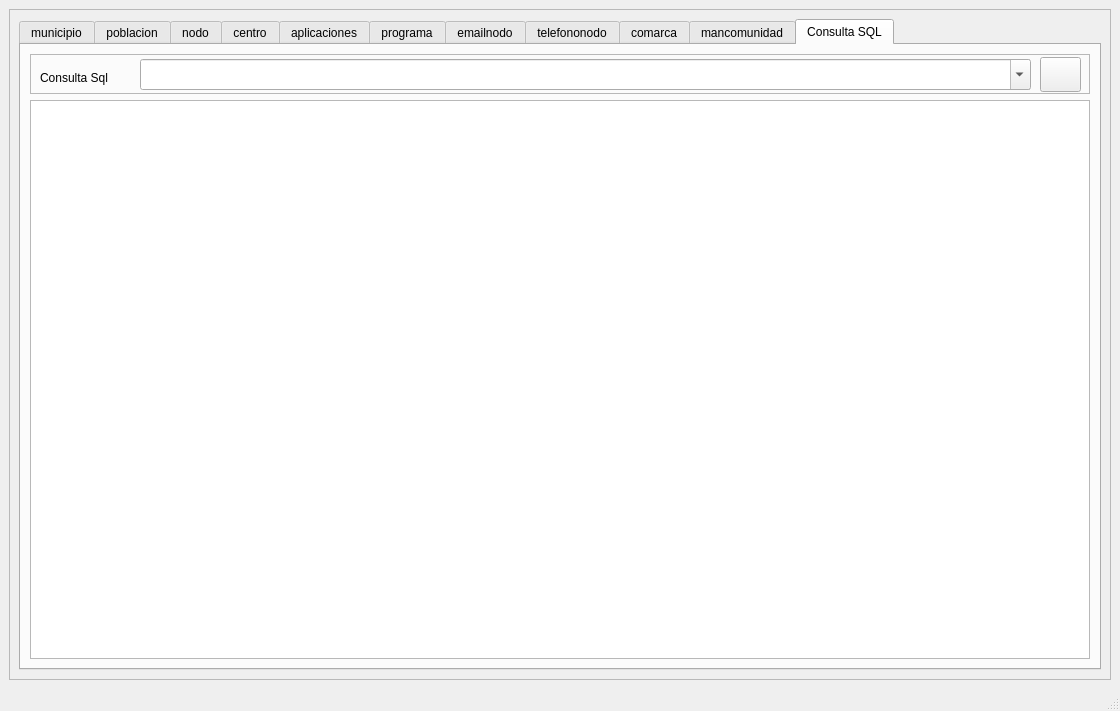
<?xml version="1.0" encoding="UTF-8"?>
<ui version="4.0">
 <class>BaseDatos</class>
 <widget class="QMainWindow" name="BaseDatos">
  <property name="geometry">
   <rect>
    <x>0</x>
    <y>0</y>
    <width>1120</width>
    <height>711</height>
   </rect>
  </property>
  <property name="windowTitle">
   <string>Tablas de la DB</string>
  </property>
  <widget class="QWidget" name="centralwidget">
   <layout class="QGridLayout" name="gridLayout_3">
    <item row="0" column="0">
     <widget class="QScrollArea" name="scrollArea">
      <property name="widgetResizable">
       <bool>true</bool>
      </property>
      <widget class="QWidget" name="scrollAreaWidgetContents">
       <property name="geometry">
        <rect>
         <x>0</x>
         <y>0</y>
         <width>1100</width>
         <height>650</height>
        </rect>
       </property>
       <layout class="QGridLayout" name="gridLayout_2">
        <item row="0" column="0">
         <widget class="QTabWidget" name="tablas">
          <property name="currentIndex">
           <number>10</number>
          </property>
          <widget class="QWidget" name="municipio">
           <attribute name="title">
            <string>municipio</string>
           </attribute>
           <layout class="QGridLayout" name="gridLayout_13">
            <item row="0" column="0">
             <widget class="QTableView" name="tableView_municipio"/>
            </item>
           </layout>
          </widget>
          <widget class="QWidget" name="poblacion">
           <attribute name="title">
            <string>poblacion</string>
           </attribute>
           <layout class="QGridLayout" name="gridLayout_12">
            <item row="0" column="0">
             <widget class="QTableView" name="tableView_poblacion"/>
            </item>
           </layout>
          </widget>
          <widget class="QWidget" name="nodo">
           <attribute name="title">
            <string>nodo</string>
           </attribute>
           <layout class="QGridLayout" name="gridLayout_11">
            <item row="0" column="0">
             <widget class="QTableView" name="tableView_nodo"/>
            </item>
           </layout>
          </widget>
          <widget class="QWidget" name="centro">
           <attribute name="title">
            <string>centro</string>
           </attribute>
           <layout class="QGridLayout" name="gridLayout_10">
            <item row="0" column="0">
             <widget class="QTableView" name="tableView_centro"/>
            </item>
           </layout>
          </widget>
          <widget class="QWidget" name="aplicaciones">
           <attribute name="title">
            <string>aplicaciones</string>
           </attribute>
           <layout class="QGridLayout" name="gridLayout_9">
            <item row="0" column="0">
             <widget class="QTableView" name="tableView_aplicaciones"/>
            </item>
           </layout>
          </widget>
          <widget class="QWidget" name="programa">
           <attribute name="title">
            <string>programa</string>
           </attribute>
           <layout class="QGridLayout" name="gridLayout_8">
            <item row="0" column="0">
             <widget class="QTableView" name="tableView_programa"/>
            </item>
           </layout>
          </widget>
          <widget class="QWidget" name="emailnodo">
           <attribute name="title">
            <string>emailnodo</string>
           </attribute>
           <layout class="QGridLayout" name="gridLayout_7">
            <item row="0" column="0">
             <widget class="QTableView" name="tableView_emailnodo"/>
            </item>
           </layout>
          </widget>
          <widget class="QWidget" name="telefononodo">
           <attribute name="title">
            <string>telefononodo</string>
           </attribute>
           <layout class="QGridLayout" name="gridLayout_6">
            <item row="0" column="0">
             <widget class="QTableView" name="tableView_telefononodo"/>
            </item>
           </layout>
          </widget>
          <widget class="QWidget" name="comarca">
           <attribute name="title">
            <string>comarca</string>
           </attribute>
           <layout class="QGridLayout" name="gridLayout_5">
            <item row="0" column="0">
             <widget class="QTableView" name="tableView_comarca"/>
            </item>
           </layout>
          </widget>
          <widget class="QWidget" name="mancomunidad">
           <attribute name="title">
            <string>mancomunidad</string>
           </attribute>
           <layout class="QGridLayout" name="gridLayout_4">
            <item row="0" column="0">
             <widget class="QTableView" name="tableView_mancomunidad"/>
            </item>
           </layout>
          </widget>
          <widget class="QWidget" name="Consulta">
           <attribute name="title">
            <string>Consulta SQL</string>
           </attribute>
           <layout class="QGridLayout" name="gridLayout">
            <item row="0" column="0">
             <widget class="QFrame" name="frame">
              <property name="minimumSize">
               <size>
                <width>0</width>
                <height>40</height>
               </size>
              </property>
              <property name="font">
               <font>
                <weight>50</weight>
                <bold>false</bold>
               </font>
              </property>
              <property name="frameShape">
               <enum>QFrame::StyledPanel</enum>
              </property>
              <property name="frameShadow">
               <enum>QFrame::Raised</enum>
              </property>
              <widget class="QLabel" name="label_consulta">
               <property name="geometry">
                <rect>
                 <x>10</x>
                 <y>15</y>
                 <width>85</width>
                 <height>17</height>
                </rect>
               </property>
               <property name="text">
                <string>Consulta Sql</string>
               </property>
              </widget>
              <widget class="QPushButton" name="pB_sql">
               <property name="geometry">
                <rect>
                 <x>1010</x>
                 <y>3</y>
                 <width>41</width>
                 <height>35</height>
                </rect>
               </property>
               <property name="text">
                <string/>
               </property>
               <property name="icon">
                <iconset resource="iconos.qrc">
                 <normaloff>:/imagenes/iconos/botonera/sql.svg</normaloff>:/imagenes/iconos/botonera/sql.svg</iconset>
               </property>
               <property name="iconSize">
                <size>
                 <width>32</width>
                 <height>32</height>
                </size>
               </property>
              </widget>
              <widget class="QComboBox" name="comboBox_consulta">
               <property name="geometry">
                <rect>
                 <x>110</x>
                 <y>5</y>
                 <width>891</width>
                 <height>31</height>
                </rect>
               </property>
               <property name="editable">
                <bool>true</bool>
               </property>
               <item>
                <property name="text">
                 <string/>
                </property>
               </item>
               <item>
                <property name="text">
                 <string>Consulta de extensiones, teléfonos e email de ayuntamientos</string>
                </property>
               </item>
               <item>
                <property name="text">
                 <string>Consulta de datos de programas, mostrando letras identificativas</string>
                </property>
               </item>
               <item>
                <property name="text">
                 <string>Consulta de nodos a los que les falta información de contacto (faltan teléfono o dirección)</string>
                </property>
               </item>
               <item>
                <property name="text">
                 <string>Consulta de nodos de centros</string>
                </property>
               </item>
               <item>
                <property name="text">
                 <string>Consulta de datos de contacto con ayuntamientos.  Datos necesarios para la página de Diputación</string>
                </property>
               </item>
               <item>
                <property name="text">
                 <string>Consulta de programas</string>
                </property>
               </item>
               <item>
                <property name="text">
                 <string>Consulta de poblaciones por municipios</string>
                </property>
               </item>
               <item>
                <property name="text">
                 <string>Consulta de nodos por poblaciones</string>
                </property>
               </item>
               <item>
                <property name="text">
                 <string>Consulta de total de routers por tipo</string>
                </property>
               </item>
              </widget>
             </widget>
            </item>
            <item row="1" column="0">
             <widget class="QTableView" name="tableView_consulta"/>
            </item>
           </layout>
          </widget>
         </widget>
        </item>
       </layout>
      </widget>
     </widget>
    </item>
   </layout>
  </widget>
  <widget class="QMenuBar" name="menubar">
   <property name="geometry">
    <rect>
     <x>0</x>
     <y>0</y>
     <width>1120</width>
     <height>19</height>
    </rect>
   </property>
  </widget>
  <widget class="QStatusBar" name="statusbar"/>
 </widget>
 <resources>
  <include location="iconos.qrc"/>
 </resources>
 <connections/>
</ui>
